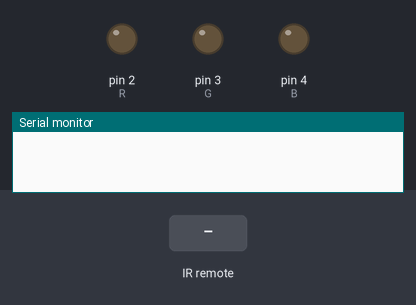
The sketch below on a simulated Arduino Uno, built with avr-gcc and run on an emulated ATmega328P. On the bench: output pins drawn as LEDs (lit = HIGH), the last lines printed to the serial monitor. The inputs (shaded band) are chosen by the test bench.

Above: at 1.2 s.
1.3 s: infrared code 0x810 received
At 1.6 s:
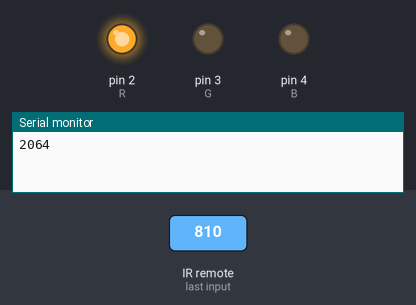
Timing chart, 0 to 4.3 s (numbered marks = the images above; inputs shaded):
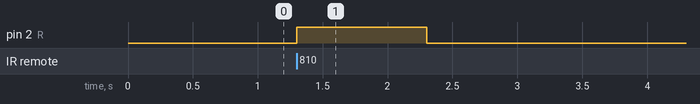

Measured:
- after the input at 1.3 s, pin 2 (R): LOW → HIGH at once, → LOW 1.0 s later

The sketch:

sketch_feb03a.ino
```cpp
int receiverpin=11;
#include <IRremote.h>          //import the library
IRrecv irrecv(receiverpin);	//receiver is in pin “receiverpin”
decode_results results;		//store decoded signal in “results”

#define R 2
#define G 3
#define B 4

void setup() {
  irrecv.enableIRIn();	//set up receiver in the correct pin
  pinMode(R,OUTPUT);
  pinMode(G,OUTPUT);
  pinMode(B,OUTPUT);
  Serial.begin(9600);
}
void loop() {
  if (irrecv.decode(&results)) { //when an IR signal is received
  Serial.println(results.value);
    if (results.value==0x810) { //if "button 2" (see chart) is pressed
      digitalWrite(2, HIGH);
      delay(1000);
      digitalWrite(2, LOW);
    }
    else if (results.value==0x810) { //if "button 2" (see chart) is pressed
      digitalWrite(2, HIGH);
      delay(1000);
      digitalWrite(2, LOW);
    }
    else if (results.value==0x810) { //if "button 2" (see chart) is pressed
      digitalWrite(2, HIGH);
      delay(1000);
      digitalWrite(2, LOW);
    }
    else if(results.value){
      Serial.println("SOEMTHINE PRESED");
    }
    //ADD ELSE-IF STATEMENTS FOR REMAINING BUTTONS
    for (int z=0; z<2; z++) {		//removes extra copies
      irrecv.resume( );
    }
  }
}
```
